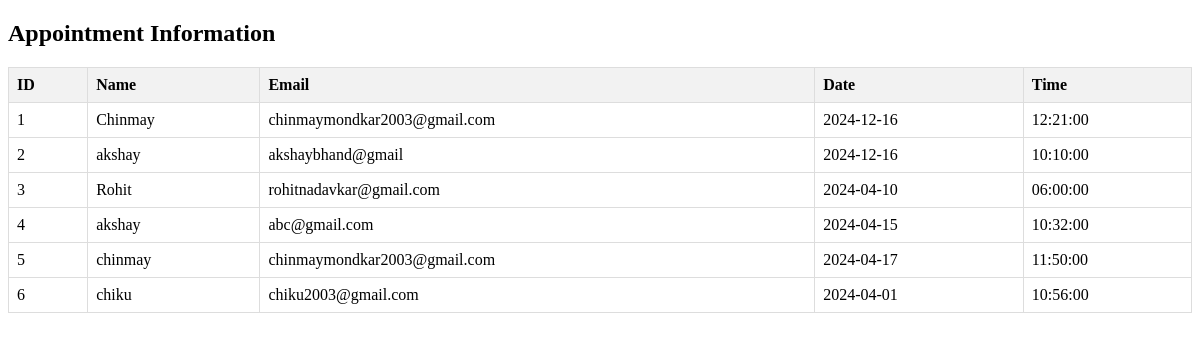
Page /appointmentinfo.php on the committed database.
### tables this page shows
CREATE TABLE `appointments` (
  `id` int(11) NOT NULL,
  `customer_name` varchar(255) NOT NULL,
  `customer_email` varchar(255) NOT NULL,
  `appointment_date` date NOT NULL,
  `appointment_time` time NOT NULL
);

### appointmentinfo.php (the view, shortened to what this page needs)
<?php
include 'config.php';
$sql = "SELECT * FROM appointments";
$result = mysqli_query($conn, $sql);
if (mysqli_num_rows($result) > 0) {
    ?>
    <!DOCTYPE html>
    <html lang="en">
    <head>
    </head>
    <body>
        <h2>Appointment Information</h2>
        <table>
            <thead>
                <tr>
                    <th>ID</th>
                    <th>Name</th>
                    <th>Email</th>
                    <th>Date</th>
                    <th>Time</th>
                </tr>
            </thead>
            <tbody>
                <?php
                while($row = mysqli_fetch_assoc($result)) {
                    echo "<tr>";
                    echo "<td>".$row["id"]."</td>";
                    echo "<td>".$row["customer_name"]."</td>";
                    echo "<td>".$row["customer_email"]."</td>";
                    echo "<td>".$row["appointment_date"]."</td>";
                    echo "<td>".$row["appointment_time"]."</td>";
                    echo "</tr>";
                }
                ?>
            </tbody>
        </table>
    </body>
    </html>
    <?php
} else {
    echo "No appointment records found.";
}
?>

### appointmentinfo.php (style rules this page uses)
table { border-collapse: collapse; width: 100%; }
th, td { border: 1px solid #ddd; padding: 8px; text-align: left; }
th { background-color: #f2f2f2; }

### rows in the picture
appointments: id "1", customer_name "Chinmay", customer_email "chinmaymondkar2003@gmail.com", appointment_date "2024-12-16", appointment_time "12:21:00"
appointments: id "2", customer_name "akshay", customer_email "akshaybhand@gmail", appointment_date "2024-12-16", appointment_time "10:10:00"
appointments: id "3", customer_name "Rohit", customer_email "rohitnadavkar@gmail.com", appointment_date "2024-04-10", appointment_time "06:00:00"
appointments: id "4", customer_name "akshay", customer_email "abc@gmail.com", appointment_date "2024-04-15", appointment_time "10:32:00"
appointments: id "5", customer_name "chinmay", customer_email "chinmaymondkar2003@gmail.com", appointment_date "2024-04-17", appointment_time "11:50:00"
appointments: id "6", customer_name "chiku", customer_email "chiku2003@gmail.com", appointment_date "2024-04-01", appointment_time "10:56:00"
